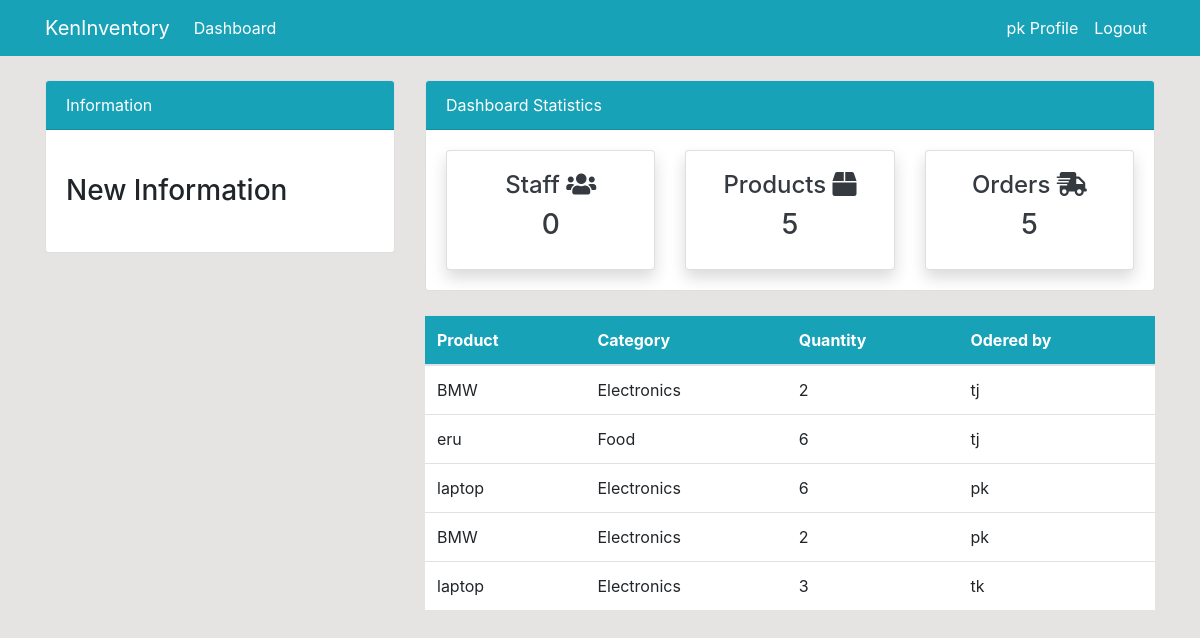
Screenshot of /order/ (signed in) with the database file from the repository.
### dashboard/models.py (models this page shows, shortened)
class Order(models.Model):
    name = models.ForeignKey(Product, on_delete=models.CASCADE, null=True)
    customer = models.ForeignKey(User, on_delete=models.CASCADE, null=True)
    order_quantity = models.PositiveIntegerField(null=True)

class Product(models.Model):
    name = models.CharField(max_length=100, null=True)
    quantity = models.PositiveIntegerField(null=True)
    category = models.CharField(max_length=50, choices=CATEGORY, null=True)
    def __str__(self):
        return f'{self.name}'

### dashboard/views.py (the view)
# urls.py: path('order/', views.order, name='dashboard-order'),
@login_required(login_url='user-login')
def order(request):
    order = Order.objects.all()
    order_count = order.count()
    customer = User.objects.filter(groups=2)
    customer_count = customer.count()
    product = Product.objects.all()
    product_count = product.count()
    context = {
        'order': order,
        'customer_count': customer_count,
        'product_count': product_count,
        'order_count': order_count,
    }
    return render(request, 'dashboard/order.html', context)

### templates/dashboard/order.html (shortened to what this page needs)
{% extends 'partials/base.html' %}
{% block content %}
{% include 'partials/topside.html' %}
<div class="row my-4">
    <div class="col-md-4"></div>
    <div class="col-md-8">
        <table class="table bg-white">
            <thead class="bg-info text-white">
                <tr>
                    <th scope="col">Product</th>
                    <th scope="col">Category</th>
                    <th scope="col">Quantity</th>
                    <th scope="col">Odered by</th>
                </tr>
            </thead>
            <tbody>
                {% for order in order %}
                <tr>
                    <td>{{ order.name }}</td>
                    <td>{{ order.name.category }}</td>
                    <td>{{ order.order_quantity }}</td>
                    <td>{{ order.customer.username }}</td>
                </tr>
                {% endfor %}
            </tbody>
        </table>
    </div>
</div>
{% endblock %}

### templates/partials/nav.html (shortened to what this page needs)
<nav class="navbar navbar-expand-lg navbar-info bg-info">
    <div class="container">
        {% if user.is_authenticated %}
        <a class="navbar-brand text-white" href="{% url 'dashboard-index' %}">KenInventory</a>
        <div class="collapse navbar-collapse" id="navbarSupportedContent">
            <ul class="navbar-nav mr-auto">
                <li class="nav-item active">
                    <a class="nav-link text-white" href="{% url 'dashboard-index' %}">Dashboard </a>
                </li>
            </ul>
            <ul class="navbar-nav ml-auto">
                <li class="nav-item active">
                    <a class="nav-link text-white" href="{% url 'user-profile' %}">{{ user.username }} Profile
                        <span class="sr-only">(current)</span></a>
                </li>
                <li class="nav-item">
                    <a class="nav-link text-white" href="{% url 'user-logout' %}">Logout</a>
                </li>
            </ul>
            {% endif %}
        </div>
    </div>
</nav>

### static/style.css (style rules this page uses)
body { background: rgb(230, 227, 227); }

### rows the page displays
Order: name "BMW", name.category "Electronics", order_quantity "2", customer.username "tj"
Order: name "eru", name.category "Food", order_quantity "6", customer.username "tj"
Order: name "laptop", name.category "Electronics", order_quantity "6", customer.username "pk"
Order: name "BMW", name.category "Electronics", order_quantity "2", customer.username "pk"
Order: name "laptop", name.category "Electronics", order_quantity "3", customer.username "tk"

### other values shown
{{ user.username }} "pk"
{{ customer_count }} "0"
{{ product_count }} "5"
{{ order_count }} "5"
